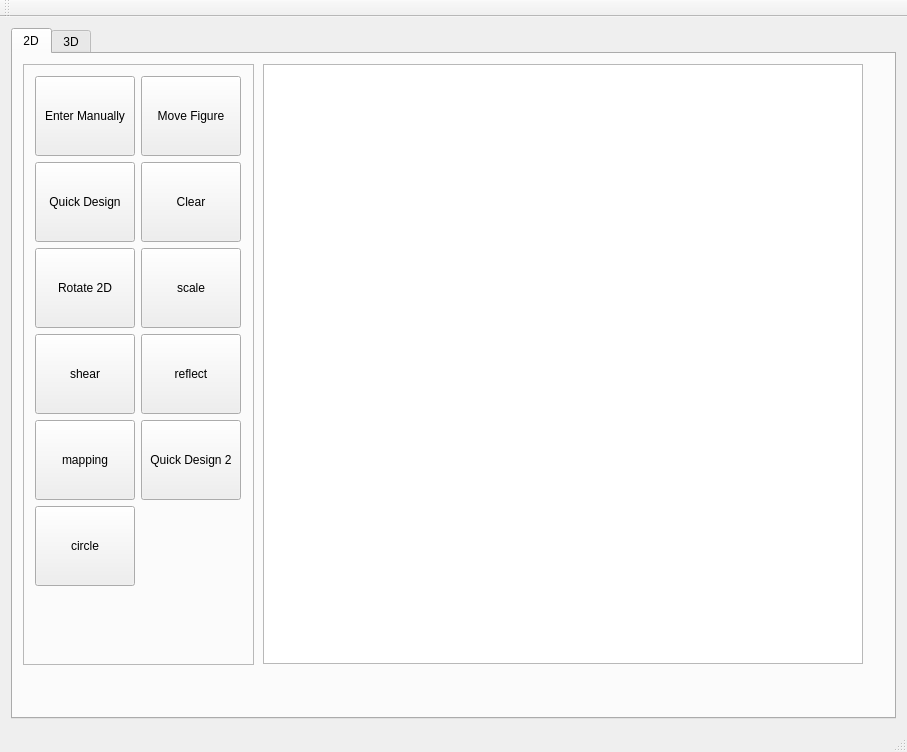
<?xml version="1.0" encoding="UTF-8"?>
<ui version="4.0">
 <class>MainWindow</class>
 <widget class="QMainWindow" name="MainWindow">
  <property name="geometry">
   <rect>
    <x>0</x>
    <y>0</y>
    <width>907</width>
    <height>752</height>
   </rect>
  </property>
  <property name="windowTitle">
   <string>MainWindow</string>
  </property>
  <property name="toolButtonStyle">
   <enum>Qt::ToolButtonTextUnderIcon</enum>
  </property>
  <widget class="QWidget" name="centralWidget">
   <layout class="QVBoxLayout" name="verticalLayout">
    <item>
     <widget class="QTabWidget" name="tabWidget">
      <property name="minimumSize">
       <size>
        <width>100</width>
        <height>80</height>
       </size>
      </property>
      <property name="currentIndex">
       <number>0</number>
      </property>
      <widget class="QWidget" name="tab">
       <attribute name="icon">
        <iconset resource="rec.qrc">
         <normaloff>:/rec/rec/icons8-unchecked-checkbox-96.png</normaloff>:/rec/rec/icons8-unchecked-checkbox-96.png</iconset>
       </attribute>
       <attribute name="title">
        <string>2D</string>
       </attribute>
       <widget class="QGraphicsView" name="graphicsView">
        <property name="geometry">
         <rect>
          <x>250</x>
          <y>10</y>
          <width>600</width>
          <height>600</height>
         </rect>
        </property>
        <property name="frameShape">
         <enum>QFrame::StyledPanel</enum>
        </property>
        <property name="frameShadow">
         <enum>QFrame::Sunken</enum>
        </property>
        <property name="verticalScrollBarPolicy">
         <enum>Qt::ScrollBarAlwaysOff</enum>
        </property>
        <property name="horizontalScrollBarPolicy">
         <enum>Qt::ScrollBarAlwaysOff</enum>
        </property>
       </widget>
       <widget class="QFrame" name="frame">
        <property name="geometry">
         <rect>
          <x>10</x>
          <y>10</y>
          <width>231</width>
          <height>601</height>
         </rect>
        </property>
        <property name="frameShape">
         <enum>QFrame::StyledPanel</enum>
        </property>
        <property name="frameShadow">
         <enum>QFrame::Raised</enum>
        </property>
        <layout class="QFormLayout" name="formLayout_2">
         <item row="0" column="0">
          <widget class="QToolButton" name="EnterValuesButton">
           <property name="minimumSize">
            <size>
             <width>100</width>
             <height>80</height>
            </size>
           </property>
           <property name="text">
            <string>Enter Manually</string>
           </property>
           <property name="icon">
            <iconset resource="rec.qrc">
             <normaloff>:/rec/rec/icons8-manual-104.png</normaloff>:/rec/rec/icons8-manual-104.png</iconset>
           </property>
           <property name="iconSize">
            <size>
             <width>50</width>
             <height>50</height>
            </size>
           </property>
           <property name="toolButtonStyle">
            <enum>Qt::ToolButtonTextUnderIcon</enum>
           </property>
          </widget>
         </item>
         <item row="0" column="1">
          <widget class="QToolButton" name="MoveFigureButton">
           <property name="minimumSize">
            <size>
             <width>100</width>
             <height>80</height>
            </size>
           </property>
           <property name="text">
            <string>Move Figure</string>
           </property>
           <property name="icon">
            <iconset resource="rec.qrc">
             <normaloff>:/rec/rec/icons8-move-96.png</normaloff>:/rec/rec/icons8-move-96.png</iconset>
           </property>
           <property name="iconSize">
            <size>
             <width>50</width>
             <height>50</height>
            </size>
           </property>
           <property name="toolButtonStyle">
            <enum>Qt::ToolButtonTextUnderIcon</enum>
           </property>
          </widget>
         </item>
         <item row="1" column="0">
          <widget class="QToolButton" name="QuickDesignButton">
           <property name="minimumSize">
            <size>
             <width>100</width>
             <height>80</height>
            </size>
           </property>
           <property name="text">
            <string>Quick Design</string>
           </property>
           <property name="icon">
            <iconset resource="rec.qrc">
             <normaloff>:/rec/rec/icons8-quick-mode-on-100.png</normaloff>:/rec/rec/icons8-quick-mode-on-100.png</iconset>
           </property>
           <property name="iconSize">
            <size>
             <width>50</width>
             <height>50</height>
            </size>
           </property>
           <property name="toolButtonStyle">
            <enum>Qt::ToolButtonTextUnderIcon</enum>
           </property>
          </widget>
         </item>
         <item row="1" column="1">
          <widget class="QToolButton" name="clearButton">
           <property name="minimumSize">
            <size>
             <width>100</width>
             <height>80</height>
            </size>
           </property>
           <property name="text">
            <string>Clear</string>
           </property>
           <property name="icon">
            <iconset resource="rec.qrc">
             <normaloff>:/rec/rec/icons8-clear-symbol-96.png</normaloff>:/rec/rec/icons8-clear-symbol-96.png</iconset>
           </property>
           <property name="iconSize">
            <size>
             <width>50</width>
             <height>50</height>
            </size>
           </property>
           <property name="toolButtonStyle">
            <enum>Qt::ToolButtonTextUnderIcon</enum>
           </property>
          </widget>
         </item>
         <item row="2" column="0">
          <widget class="QToolButton" name="Rotate2DButton">
           <property name="minimumSize">
            <size>
             <width>100</width>
             <height>80</height>
            </size>
           </property>
           <property name="text">
            <string>Rotate 2D</string>
           </property>
           <property name="icon">
            <iconset resource="rec.qrc">
             <normaloff>:/rec/rec/icons8-rotate-filled-100.png</normaloff>:/rec/rec/icons8-rotate-filled-100.png</iconset>
           </property>
           <property name="iconSize">
            <size>
             <width>50</width>
             <height>50</height>
            </size>
           </property>
           <property name="toolButtonStyle">
            <enum>Qt::ToolButtonTextUnderIcon</enum>
           </property>
          </widget>
         </item>
         <item row="2" column="1">
          <widget class="QToolButton" name="scaleButton">
           <property name="minimumSize">
            <size>
             <width>100</width>
             <height>80</height>
            </size>
           </property>
           <property name="text">
            <string>scale</string>
           </property>
           <property name="icon">
            <iconset resource="rec.qrc">
             <normaloff>:/rec/rec/icons8-resize-filled-100.png</normaloff>:/rec/rec/icons8-resize-filled-100.png</iconset>
           </property>
           <property name="iconSize">
            <size>
             <width>50</width>
             <height>50</height>
            </size>
           </property>
           <property name="toolButtonStyle">
            <enum>Qt::ToolButtonTextUnderIcon</enum>
           </property>
          </widget>
         </item>
         <item row="3" column="0">
          <widget class="QToolButton" name="shearButton">
           <property name="minimumSize">
            <size>
             <width>100</width>
             <height>80</height>
            </size>
           </property>
           <property name="text">
            <string>shear</string>
           </property>
           <property name="iconSize">
            <size>
             <width>50</width>
             <height>50</height>
            </size>
           </property>
           <property name="toolButtonStyle">
            <enum>Qt::ToolButtonTextUnderIcon</enum>
           </property>
          </widget>
         </item>
         <item row="3" column="1">
          <widget class="QToolButton" name="reflectButton">
           <property name="minimumSize">
            <size>
             <width>100</width>
             <height>80</height>
            </size>
           </property>
           <property name="text">
            <string>reflect</string>
           </property>
           <property name="iconSize">
            <size>
             <width>50</width>
             <height>50</height>
            </size>
           </property>
           <property name="toolButtonStyle">
            <enum>Qt::ToolButtonTextUnderIcon</enum>
           </property>
          </widget>
         </item>
         <item row="4" column="0">
          <widget class="QToolButton" name="mappingrButton">
           <property name="minimumSize">
            <size>
             <width>100</width>
             <height>80</height>
            </size>
           </property>
           <property name="text">
            <string>mapping</string>
           </property>
           <property name="iconSize">
            <size>
             <width>50</width>
             <height>50</height>
            </size>
           </property>
           <property name="toolButtonStyle">
            <enum>Qt::ToolButtonTextUnderIcon</enum>
           </property>
          </widget>
         </item>
         <item row="4" column="1">
          <widget class="QToolButton" name="QuickDesign2Button">
           <property name="minimumSize">
            <size>
             <width>100</width>
             <height>80</height>
            </size>
           </property>
           <property name="text">
            <string>Quick Design 2</string>
           </property>
           <property name="icon">
            <iconset resource="rec.qrc">
             <normaloff>:/rec/rec/icons8-quick-mode-on-100.png</normaloff>:/rec/rec/icons8-quick-mode-on-100.png</iconset>
           </property>
           <property name="iconSize">
            <size>
             <width>50</width>
             <height>50</height>
            </size>
           </property>
           <property name="toolButtonStyle">
            <enum>Qt::ToolButtonTextUnderIcon</enum>
           </property>
          </widget>
         </item>
         <item row="5" column="0">
          <widget class="QToolButton" name="DrawCirclerButton">
           <property name="minimumSize">
            <size>
             <width>100</width>
             <height>80</height>
            </size>
           </property>
           <property name="text">
            <string>circle</string>
           </property>
           <property name="iconSize">
            <size>
             <width>50</width>
             <height>50</height>
            </size>
           </property>
           <property name="toolButtonStyle">
            <enum>Qt::ToolButtonTextUnderIcon</enum>
           </property>
          </widget>
         </item>
        </layout>
       </widget>
      </widget>
      <widget class="QWidget" name="tab_2">
       <attribute name="icon">
        <iconset resource="rec.qrc">
         <normaloff>:/rec/rec/icons8-cube-filled-100.png</normaloff>:/rec/rec/icons8-cube-filled-100.png</iconset>
       </attribute>
       <attribute name="title">
        <string>3D</string>
       </attribute>
       <widget class="QFrame" name="frame3D">
        <property name="geometry">
         <rect>
          <x>10</x>
          <y>10</y>
          <width>231</width>
          <height>452</height>
         </rect>
        </property>
        <property name="frameShape">
         <enum>QFrame::StyledPanel</enum>
        </property>
        <property name="frameShadow">
         <enum>QFrame::Raised</enum>
        </property>
        <layout class="QFormLayout" name="formLayout">
         <item row="0" column="0">
          <widget class="QToolButton" name="EnterValues3DButton">
           <property name="minimumSize">
            <size>
             <width>100</width>
             <height>80</height>
            </size>
           </property>
           <property name="text">
            <string>Enter Manually</string>
           </property>
           <property name="icon">
            <iconset resource="rec.qrc">
             <normaloff>:/rec/rec/icons8-manual-104.png</normaloff>:/rec/rec/icons8-manual-104.png</iconset>
           </property>
           <property name="iconSize">
            <size>
             <width>50</width>
             <height>50</height>
            </size>
           </property>
           <property name="toolButtonStyle">
            <enum>Qt::ToolButtonTextUnderIcon</enum>
           </property>
          </widget>
         </item>
         <item row="0" column="1">
          <widget class="QToolButton" name="MoveFigure3DButton">
           <property name="minimumSize">
            <size>
             <width>100</width>
             <height>80</height>
            </size>
           </property>
           <property name="text">
            <string>Move Figure</string>
           </property>
           <property name="icon">
            <iconset resource="rec.qrc">
             <normaloff>:/rec/rec/icons8-move-96.png</normaloff>:/rec/rec/icons8-move-96.png</iconset>
           </property>
           <property name="iconSize">
            <size>
             <width>50</width>
             <height>50</height>
            </size>
           </property>
           <property name="toolButtonStyle">
            <enum>Qt::ToolButtonTextUnderIcon</enum>
           </property>
          </widget>
         </item>
         <item row="1" column="0">
          <widget class="QToolButton" name="QuickDesign3DButton">
           <property name="minimumSize">
            <size>
             <width>100</width>
             <height>80</height>
            </size>
           </property>
           <property name="text">
            <string>Quick Design</string>
           </property>
           <property name="icon">
            <iconset resource="rec.qrc">
             <normaloff>:/rec/rec/icons8-quick-mode-on-100.png</normaloff>:/rec/rec/icons8-quick-mode-on-100.png</iconset>
           </property>
           <property name="iconSize">
            <size>
             <width>50</width>
             <height>50</height>
            </size>
           </property>
           <property name="toolButtonStyle">
            <enum>Qt::ToolButtonTextUnderIcon</enum>
           </property>
          </widget>
         </item>
         <item row="1" column="1">
          <widget class="QToolButton" name="QuickDesign3D2Button">
           <property name="minimumSize">
            <size>
             <width>100</width>
             <height>80</height>
            </size>
           </property>
           <property name="text">
            <string>Quick Design 2</string>
           </property>
           <property name="icon">
            <iconset resource="rec.qrc">
             <normaloff>:/rec/rec/icons8-quick-mode-on-100.png</normaloff>:/rec/rec/icons8-quick-mode-on-100.png</iconset>
           </property>
           <property name="iconSize">
            <size>
             <width>50</width>
             <height>50</height>
            </size>
           </property>
           <property name="toolButtonStyle">
            <enum>Qt::ToolButtonTextUnderIcon</enum>
           </property>
          </widget>
         </item>
         <item row="2" column="0">
          <widget class="QToolButton" name="Rotate3DButton">
           <property name="minimumSize">
            <size>
             <width>100</width>
             <height>80</height>
            </size>
           </property>
           <property name="text">
            <string>Rotate 3D</string>
           </property>
           <property name="icon">
            <iconset resource="rec.qrc">
             <normaloff>:/rec/rec/icons8-rotate-filled-100.png</normaloff>:/rec/rec/icons8-rotate-filled-100.png</iconset>
           </property>
           <property name="iconSize">
            <size>
             <width>50</width>
             <height>50</height>
            </size>
           </property>
           <property name="toolButtonStyle">
            <enum>Qt::ToolButtonTextUnderIcon</enum>
           </property>
          </widget>
         </item>
         <item row="2" column="1">
          <widget class="QToolButton" name="scale3DButton">
           <property name="minimumSize">
            <size>
             <width>100</width>
             <height>80</height>
            </size>
           </property>
           <property name="text">
            <string>scale</string>
           </property>
           <property name="icon">
            <iconset resource="rec.qrc">
             <normaloff>:/rec/rec/icons8-resize-filled-100.png</normaloff>:/rec/rec/icons8-resize-filled-100.png</iconset>
           </property>
           <property name="iconSize">
            <size>
             <width>50</width>
             <height>50</height>
            </size>
           </property>
           <property name="toolButtonStyle">
            <enum>Qt::ToolButtonTextUnderIcon</enum>
           </property>
          </widget>
         </item>
         <item row="3" column="0">
          <widget class="QToolButton" name="mappingr3DButton">
           <property name="minimumSize">
            <size>
             <width>100</width>
             <height>80</height>
            </size>
           </property>
           <property name="text">
            <string>mapping</string>
           </property>
           <property name="iconSize">
            <size>
             <width>50</width>
             <height>50</height>
            </size>
           </property>
           <property name="toolButtonStyle">
            <enum>Qt::ToolButtonTextUnderIcon</enum>
           </property>
          </widget>
         </item>
         <item row="3" column="1">
          <widget class="QToolButton" name="mirror3DButton">
           <property name="minimumSize">
            <size>
             <width>100</width>
             <height>80</height>
            </size>
           </property>
           <property name="text">
            <string>mirror</string>
           </property>
           <property name="iconSize">
            <size>
             <width>50</width>
             <height>50</height>
            </size>
           </property>
           <property name="toolButtonStyle">
            <enum>Qt::ToolButtonTextUnderIcon</enum>
           </property>
          </widget>
         </item>
         <item row="4" column="1">
          <widget class="QToolButton" name="clear3DButton">
           <property name="minimumSize">
            <size>
             <width>100</width>
             <height>80</height>
            </size>
           </property>
           <property name="text">
            <string>Clear</string>
           </property>
           <property name="icon">
            <iconset resource="rec.qrc">
             <normaloff>:/rec/rec/icons8-clear-symbol-96.png</normaloff>:/rec/rec/icons8-clear-symbol-96.png</iconset>
           </property>
           <property name="iconSize">
            <size>
             <width>50</width>
             <height>50</height>
            </size>
           </property>
           <property name="toolButtonStyle">
            <enum>Qt::ToolButtonTextUnderIcon</enum>
           </property>
          </widget>
         </item>
        </layout>
       </widget>
       <widget class="QGraphicsView" name="graphicsView3D">
        <property name="geometry">
         <rect>
          <x>250</x>
          <y>10</y>
          <width>600</width>
          <height>600</height>
         </rect>
        </property>
        <property name="frameShape">
         <enum>QFrame::StyledPanel</enum>
        </property>
        <property name="frameShadow">
         <enum>QFrame::Sunken</enum>
        </property>
        <property name="verticalScrollBarPolicy">
         <enum>Qt::ScrollBarAlwaysOff</enum>
        </property>
        <property name="horizontalScrollBarPolicy">
         <enum>Qt::ScrollBarAlwaysOff</enum>
        </property>
       </widget>
      </widget>
     </widget>
    </item>
   </layout>
  </widget>
  <widget class="QMenuBar" name="menuBar">
   <property name="geometry">
    <rect>
     <x>0</x>
     <y>0</y>
     <width>907</width>
     <height>25</height>
    </rect>
   </property>
  </widget>
  <widget class="QToolBar" name="mainToolBar">
   <attribute name="toolBarArea">
    <enum>TopToolBarArea</enum>
   </attribute>
   <attribute name="toolBarBreak">
    <bool>false</bool>
   </attribute>
  </widget>
  <widget class="QStatusBar" name="statusBar"/>
 </widget>
 <layoutdefault spacing="6" margin="11"/>
 <resources>
  <include location="rec.qrc"/>
 </resources>
 <connections/>
</ui>
